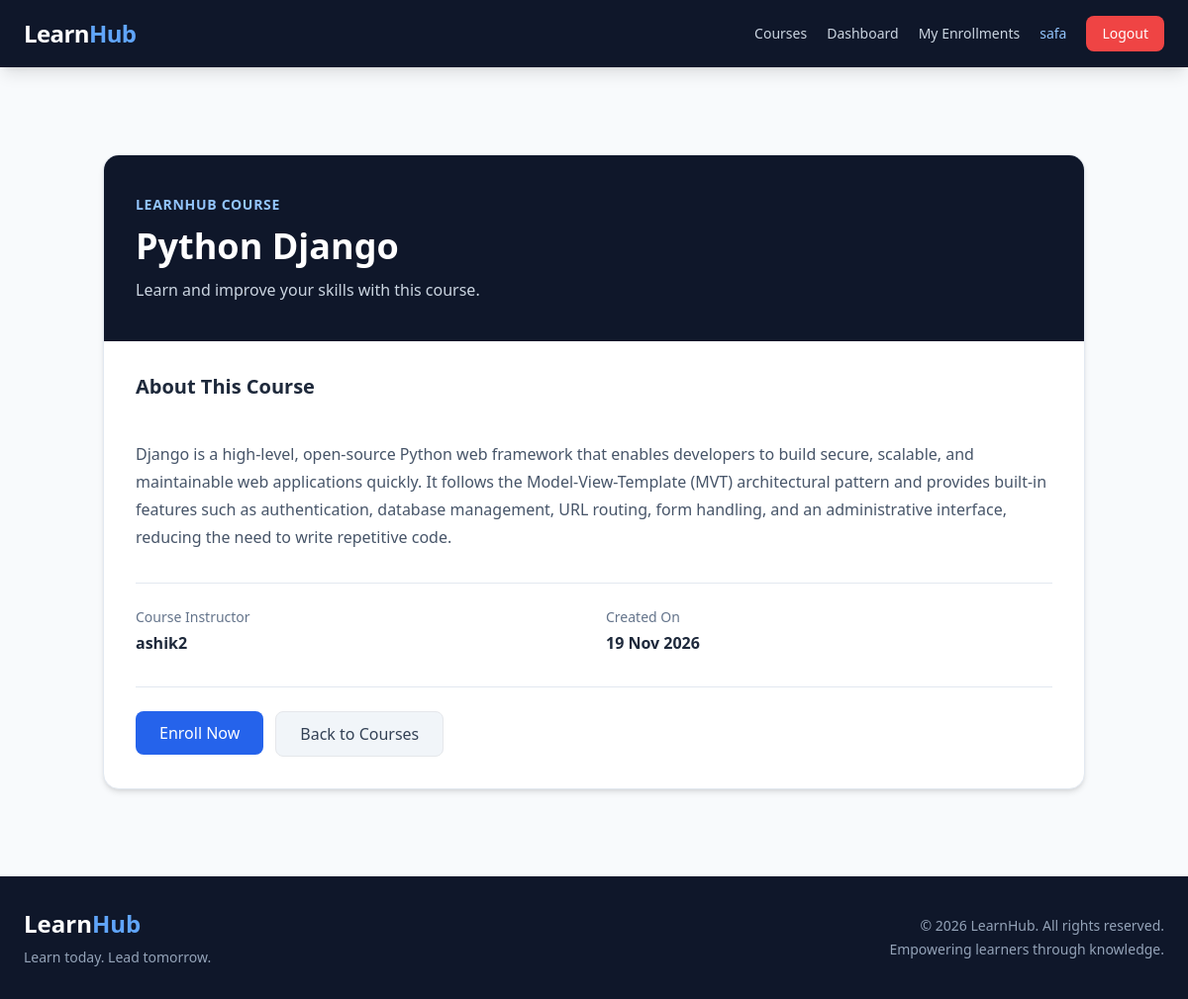
The app's page /course/course_details/2/ (signed in), older data.
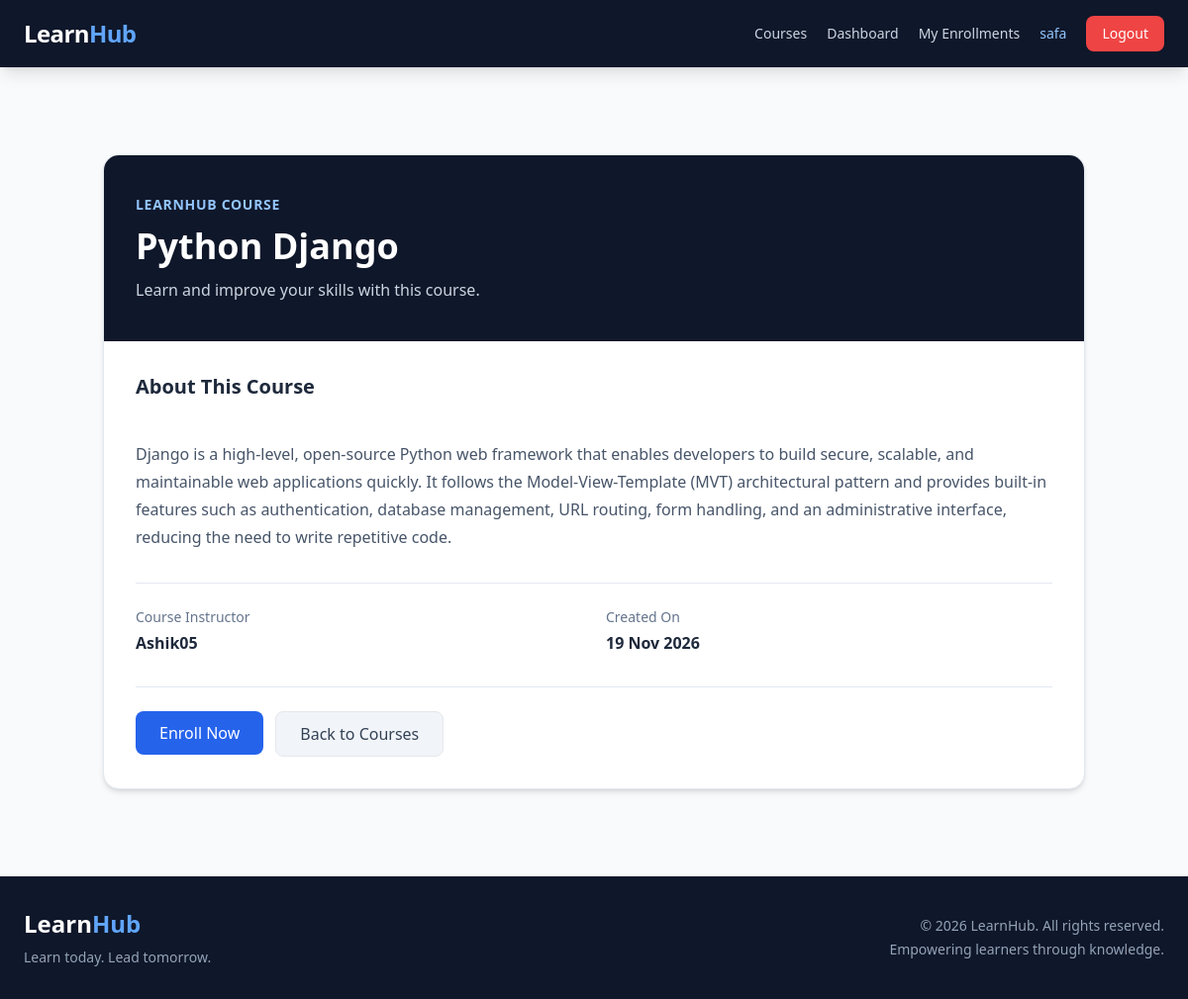
The same page, newer data.
### courses/models.py (models this page shows, shortened)
class Courses(models.Model):
    students = models.ManyToManyField(
        settings.AUTH_USER_MODEL ,
        through='enrollments.Enrollment' ,
        related_name='enrollment_courses',
        blank=True
    )
    title = models.CharField(max_length=100)
    description = models.TextField()
    instructor = models.ForeignKey(
        settings.AUTH_USER_MODEL ,
        on_delete=models.CASCADE ,
        related_name='courses'
    )
    created_at = models.DateTimeField(auto_now_add=True)
    class Meta :
        permissions = [
            ('can_publish_course' , 'Can publish course')
        ]

### accounts/models.py (models this page shows)
class CustomUser(AbstractUser):
    phone = models.CharField(max_length=15)
    address = models.TextField(
        blank=True , null = True
    )
    date_of_birth = models.DateField(
        blank=True , null=True
    )

### courses/views.py (the view)
# urls.py: path('course_details/<int:course_id>/',views.course_details , name='course_details'),
@login_required
def course_details(request,course_id):
    course = get_object_or_404(Courses,id=course_id)
    is_admin = request.user.groups.filter(name = 'Admin').exists()
    is_instructor = request.user.groups.filter(name='Instructor').exists()
    can_manage_course = (is_admin or is_instructor and course.instructor == request.user)
    return render(request,'course_details.html',{'course':course , 'can_manage_course' : can_manage_course })

### courses/templates/course_details.html (shortened to what this page needs)
{% extends 'base.html' %}
{% block content %}
<div class="max-w-5xl mx-auto px-4 py-12">
    <div class="bg-white rounded-2xl shadow-md border border-slate-200 overflow-hidden">
        <div class="bg-slate-900 px-8 py-10">
            <p class="text-blue-300 text-sm font-semibold uppercase tracking-wider mb-3">
                LearnHub Course
            </p>
            <h1 class="text-3xl md:text-4xl font-bold text-white">
                {{ course.title }}
            </h1>
            <p class="text-slate-300 mt-3">
                Learn and improve your skills with this course.
            </p>
        </div>
        <div class="p-8">
            <div class="mb-8">
                <h2 class="text-xl font-bold text-slate-800 mb-3">
                    About This Course
                </h2>
                <p class="text-slate-600 leading-7 whitespace-pre-line">
                    {{ course.description }}
                </p>
            </div>
            <div class="grid grid-cols-1 md:grid-cols-2 gap-6 border-t border-slate-200 pt-6">
                <div>
                    <p class="text-sm text-slate-500 mb-1">
                        Course Instructor
                    </p>
                    <p class="font-semibold text-slate-800">
                        {{ course.instructor.username }}
                    </p>
                </div>
                <div>
                    <p class="text-sm text-slate-500 mb-1">
                        Created On
                    </p>
                    <p class="font-semibold text-slate-800">
                        {{ course.created_at|date:"d M Y" }}
                    </p>
                </div>
            </div>
            <div class="flex flex-wrap gap-3 mt-8 pt-6 border-t border-slate-200">
                {% if can_manage_course %}
                    <a href="{% url 'edit_course' course.id %}"
                       class="px-6 py-2.5 bg-blue-600 hover:bg-blue-700 text-white font-medium rounded-lg transition">
                        Edit Course
                    </a>
                    <a href="{% url 'delete_course' course.id %}"
                       class="px-6 py-2.5 bg-red-600 hover:bg-red-700 text-white font-medium rounded-lg transition">
                        Delete Course
                    </a>
                {% else %}
                    <form method="POST"
                          action="{% url 'enroll_course' course.id %}">
                        <button type="submit"
                                class="px-6 py-2.5 bg-blue-600 hover:bg-blue-700 text-white font-medium rounded-lg transition">
                            Enroll Now
                        </button>
                    </form>
                {% endif %}
                <a href="{% url 'course_list' %}"
                   class="px-6 py-2.5 bg-slate-100 hover:bg-slate-200 text-slate-700 font-medium rounded-lg transition border">
                    Back to Courses
                </a>
            </div>
        </div>
    </div>
</div>
{% endblock %}

Row changes from the older to the newer data that the page shows:
changed Courses "Python Django": instructor.username "ashik2" → "Ashik05"
